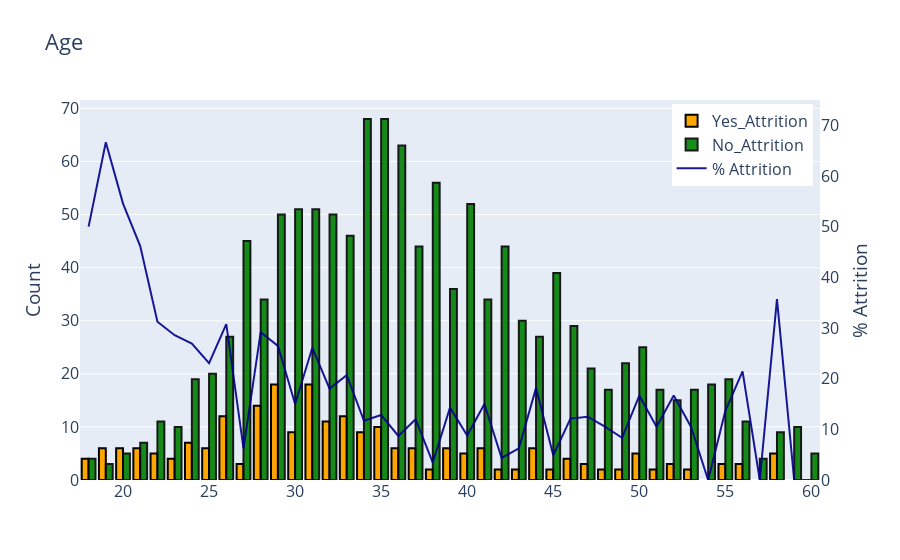

This figure's notebook cell:
### Code cell
barplot('Age', False)

### Figure 1 — Plotly figure (JSON) as saved in the notebook; plotly's stock layout.template omitted (floating-point values rounded to 4 significant figures)
{"data": [{"marker": {"color": "orange", "line": {"color": "#000000", "width": 2}}, "name": "Yes_Attrition", "type": "bar", "x": [31, 29, 28, 33, 26, 32, 35, 34, 30, 24, 21, 44, 37, 19, 41, 25, 20, 39, 36, 40, 50, 22, 58, 23, 46, 18, 56, 55, 27, 52, 47, 48, 45, 42, 38, 51, 49, 43, 53], "y": [18, 18, 14, 12, 12, 11, 10, 9, 9, 7, 6, 6, 6, 6, 6, 6, 6, 6, 6, 5, 5, 5, 5, 4, 4, 4, 3, 3, 3, 3, 3, 2, 2, 2, 2, 2, 2, 2, 2]}, {"marker": {"color": "green", "line": {"color": "#000000", "width": 2}}, "name": "No_Attrition", "opacity": 0.9, "type": "bar", "x": [34, 35, 36, 38, 40, 31, 30, 29, 32, 33, 27, 42, 37, 45, 39, 41, 28, 43, 46, 44, 26, 50, 49, 47, 25, 55, 24, 54, 48, 51, 53, 52, 22, 56, 59, 23, 58, 21, 60, 20, 57, 18, 19], "y": [68, 68, 63, 56, 52, 51, 51, 50, 50, 46, 45, 44, 44, 39, 36, 34, 34, 30, 29, 27, 27, 25, 22, 21, 20, 19, 19, 18, 17, 17, 17, 15, 11, 11, 10, 10, 9, 7, 5, 5, 4, 4, 3]}, {"marker": {"color": "darkblue", "line": {"color": "#000000", "width": 0.5}}, "name": "% Attrition", "opacity": 0.9, "type": "scatter", "x": [18, 19, 20, 21, 22, 23, 24, 25, 26, 27, 28, 29, 30, 31, 32, 33, 34, 35, 36, 37, 38, 39, 40, 41, 42, 43, 44, 45, 46, 47, 48, 49, 50, 51, 52, 53, 54, 55, 56, 57, 58, 59, 60], "y": [50, 66.67, 54.55, 46.15, 31.25, 28.57, 26.92, 23.08, 30.77, 6.25, 29.17, 26.47, 15, 26.09, 18.03, 20.69, 11.69, 12.82, 8.696, 12, 3.448, 14.29, 8.772, 15, 4.348, 6.25, 18.18, 4.878, 12.12, 12.5, 10.53, 8.333, 16.67, 10.53, 16.67, 10.53, 0, 13.64, 21.43, 0, 35.71, 0, 0], "yaxis": "y2"}], "layout": {"font": {"size": 16}, "legend": {"x": 0.99, "xanchor": "right", "y": 0.99, "yanchor": "top"}, "title": {"text": "Age"}, "yaxis": {"title": {"text": "Count"}}, "yaxis2": {"anchor": "x", "overlaying": "y", "range": [0, 75], "showgrid": false, "side": "right", "title": {"text": "% Attrition"}, "zeroline": false}}}
